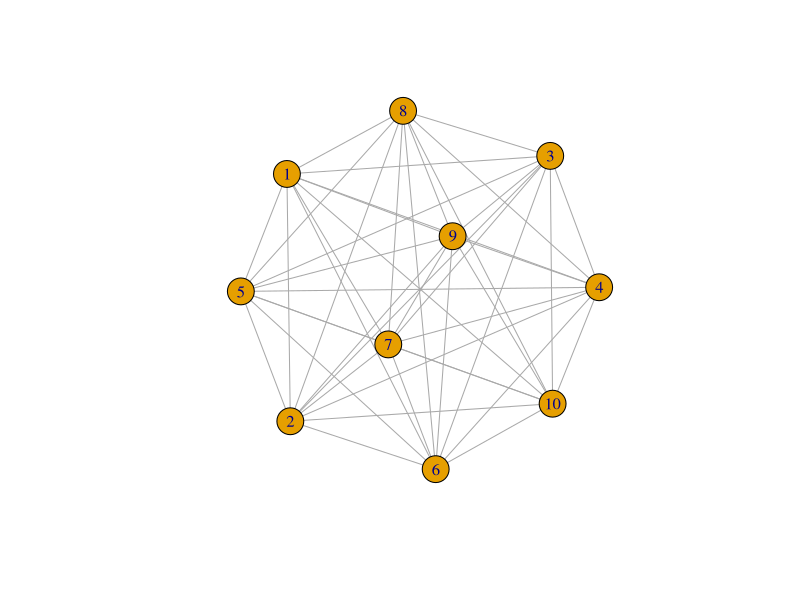
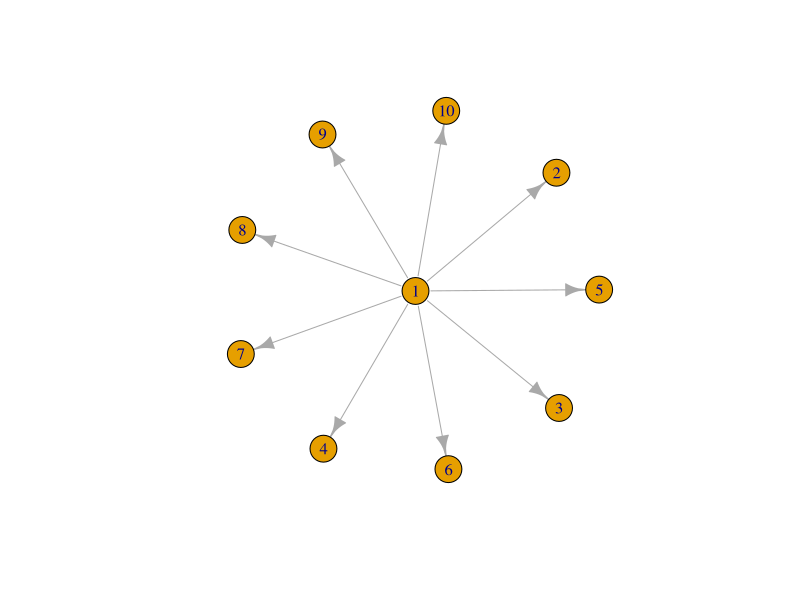
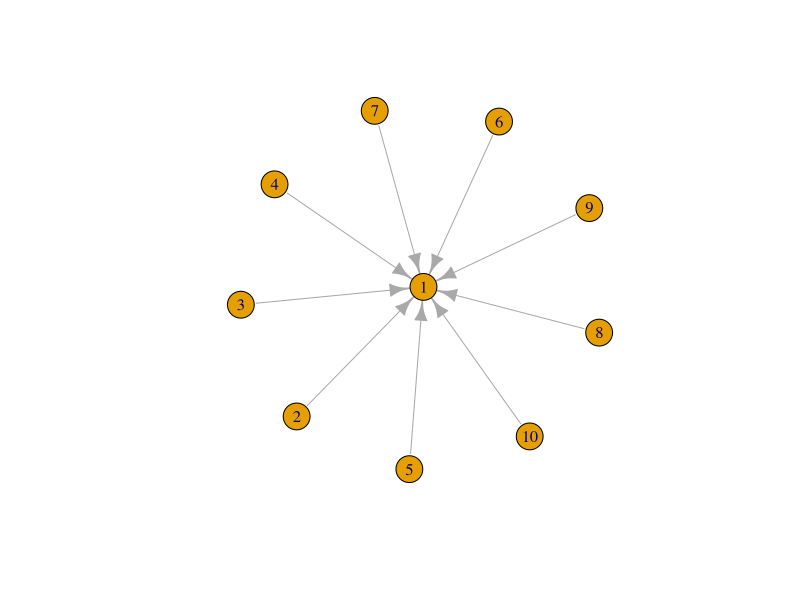
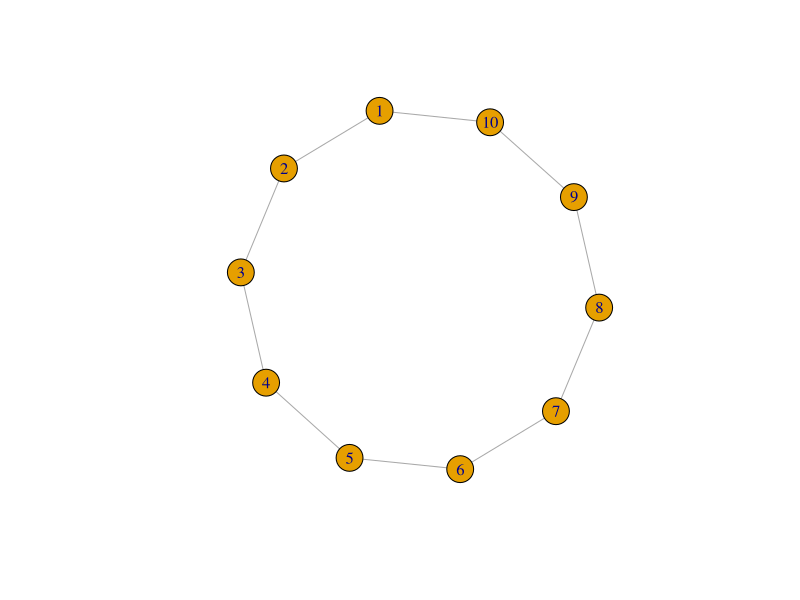
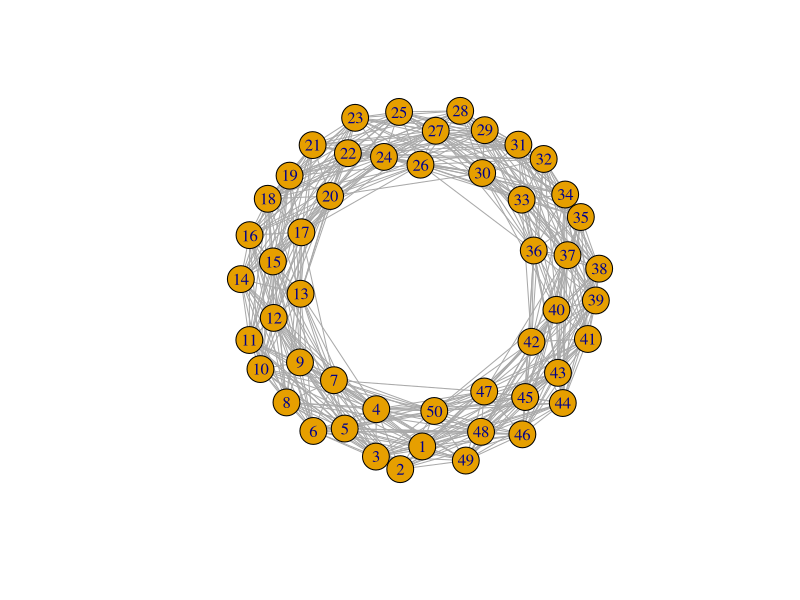
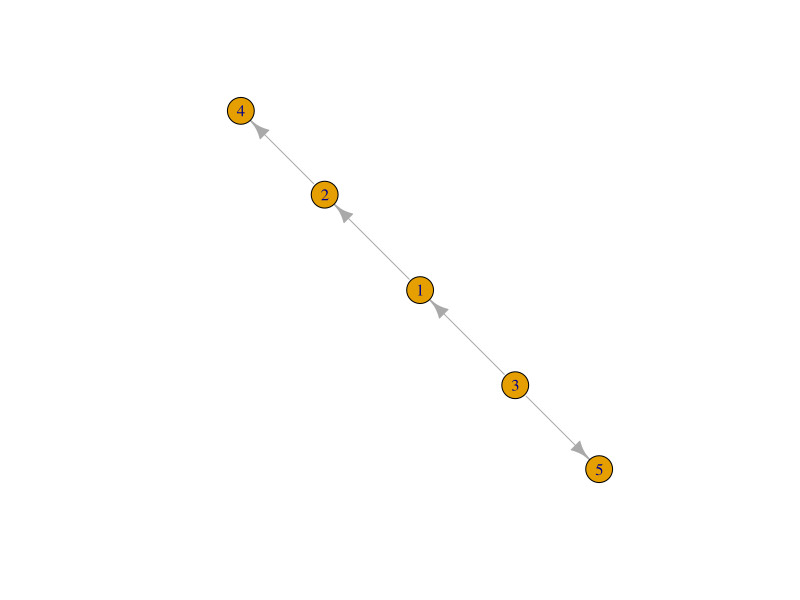
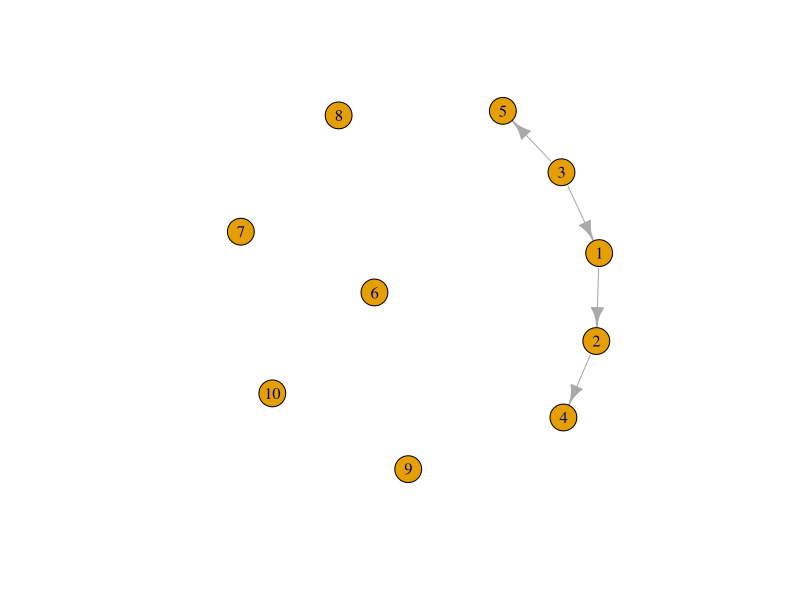
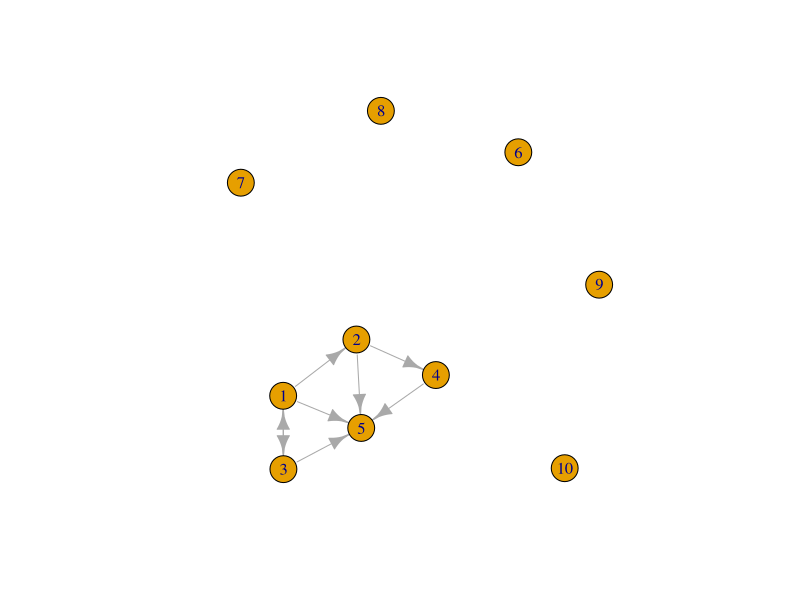

Source code (R) for these figures, in order: (Note: this script raises an error after producing the figures.)
# Key packages to install: 
#install.packages("igraph") 
library(igraph)

#Basics of igraph

G=graph.empty(n=10,directed = TRUE)
G
#creating complete graph:
g1=graph.full(n=10,directed = FALSE , loops = FALSE)
g1
plot(g1)

#creating inner and outer star graph:
g2=graph.star(n=10,mode = "out")
g2
plot(g2)
g3=graph.star(n=10,mode = "in")
plot(g3)

#creating cycle
g4=graph.ring(n=10)
plot(g4)

#connect the node with vertices not farther than given limit

size=50
g=connect.neighborhood(graph.ring(size),10)
plot(g,layout=layout.fruchterman.reingold)

# a graph with given edges
edges=c(1,2, 3,1, 2,4, 3,5) 
g5=graph(edges,n=max(edges),directed = TRUE)
plot(g5)
vcount(g5) #for finding vector size
ecount(g5) #for finding ege size

neighbors(g5,vcount(g5)[1],mode=1)
get.edgelist(g5)

#Modification of graph
new_edges=c(1,3, 1,5 , 2,5, 4,5)
new_edges
g6=add.vertices(g5,5)
g6
plot(g6)
g6=add.edges(g6,new_edges)
plot(g6)
E(g6)$weight=runif(ecount(g6))
plot(g6)
get.adjacency(g6,attr = "weight")

incident(g5,2,mode = 'total')
incident(g5,2,mode = 'out')

is.directed(g5)

is.bipartite(g5)

is.connected(g5)

is.igraph(g2)

is.simple(g4)

is.weighted(g5)

are.connected(g5,1,3)

get.edgelist(g5)

get.edge.attribute(g5)

V(g5)

E(g5)


# chabging vertex labels
V(g6)$name <- letters[1:vcount(g6)]
plot(g6)

# Adding weights
E(g6)$weight <- runif(ecount(g6),1,5)
is.weighted(g6)

# get adjacency matrix
get.adjacency(g6, attr = 'weight')

#GARPHS IMPORTS
A<-read.graph("C:\\Users\\Shraddha\\Desktop\\R final\\graph.txt",format="edgelist")
plot.igraph(A)

setwd("Z:\\")
getwd

#EXPORT GRAPH
write.graph(A,file = 'my_graph.txt',format="edgelist")

getwd()


# different layouts for plotting in igraph
net.bg <- barabasi.game(80)
V(net.bg)$frame.color <- "white"
V(net.bg)$color <- "orange"
V(net.bg)$label <- ""
V(net.bg)$size <- 10
E(net.bg)$arrow.mode <- 0


plot(net.bg)
plot(net.bg, layout=layout.random)

l <- layout.circle(net.bg)
plot(net.bg, layout=l)

l <- layout.sphere(net.bg)
plot(net.bg, layout=l)

plot(net.bg, layout=layout.fruchterman.reingold)

l <- layout.kamada.kawai(net.bg)
plot(net.bg, layout=l)

l <- layout.spring(net.bg, mass=.5)
plot(net.bg, layout=l)


# We can also get components of graph
is.connected(g)
c = components(g)
c

c$csize

table(c$csize)

# get the giant component
nodes = which(c$membership == which.max(c$csize))

# color in red the nodes in the giant component
V(g)$color = "white"
V(g)[nodes]$color = "red"
plot(g, layout=coords, vertex.size = 3, vertex.label=NA)


# connectivity -> number of vertices to be deleted for graph to be disconnected
h<-graph.full(5)
plot(h)
vertex_connectivity(h)

